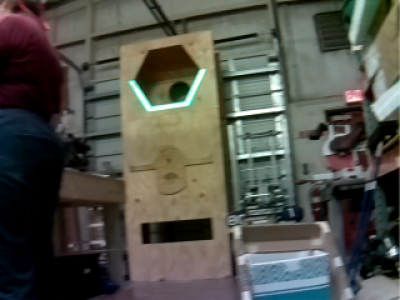
#> input picture raspberrypi-number2/pi_files/image_35.png, 400 x 300 px
$ python pipeline_test.py
#> lines starting #> are read from the running program, lines starting #| are printed output that depends on the picture; after the words box and inside, x2 and y2 are one past the last pixel; in counts of white or black regions, pixels touching at a corner belong together
import cv2
import timeit
import numpy as np

best_low = (40, 7, 185)
best_high = (94, 255, 255)

def pipeline(img, low, high):

    blur = cv2.bilateralFilter(img, 7, 400, 10)
    hsv = cv2.cvtColor(img, cv2.COLOR_BGR2HSV)
    thresh = cv2.inRange(hsv, low, high)

    return thresh

img = cv2.imread('image_35.png')
#> img is the input picture: shape (300, 400, 3); mean B, G, R 74.5, 82.2, 81.2
img[:, :, [0, 2]] = img[:, :, [2, 0]]

SETUP = '''
from __main__ import pipeline, best_low, best_high, img
'''

TEST = '''
pipeline(img, best_low, best_high)
'''

if __name__ == '__main__':
    print(timeit.repeat(setup=SETUP, stmt=TEST, number=10))
#> in pipeline, `blur = cv2.bilateralFilter(img, 7, 400, 10)`:
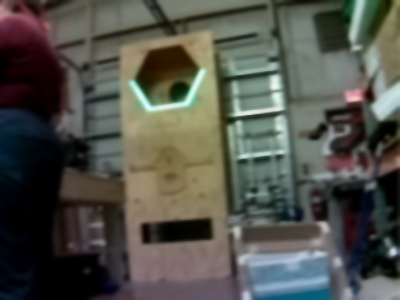
#> blur: shape (300, 400, 3); mean R, G, B 81.2, 82.1, 74.5
#> in pipeline, `hsv = cv2.cvtColor(img, cv2.COLOR_BGR2HSV)`: hsv: shape (300, 400, 3); mean H, S, V 72.6, 84.1, 89.5
#> in pipeline, `thresh = cv2.inRange(hsv, low, high)`:
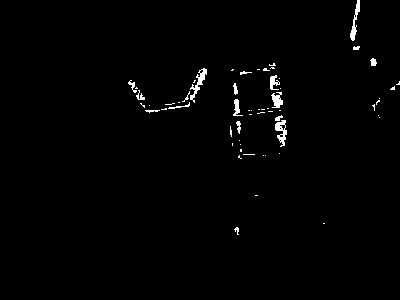
#> thresh: shape (300, 400); 1.1% white; 60 white regions (42 under 20 px), largest, box (x1, y1, x2, y2) and area: (190, 68, 207, 103) 178, (275, 120, 287, 147) 163, (350, 0, 360, 41) 153
